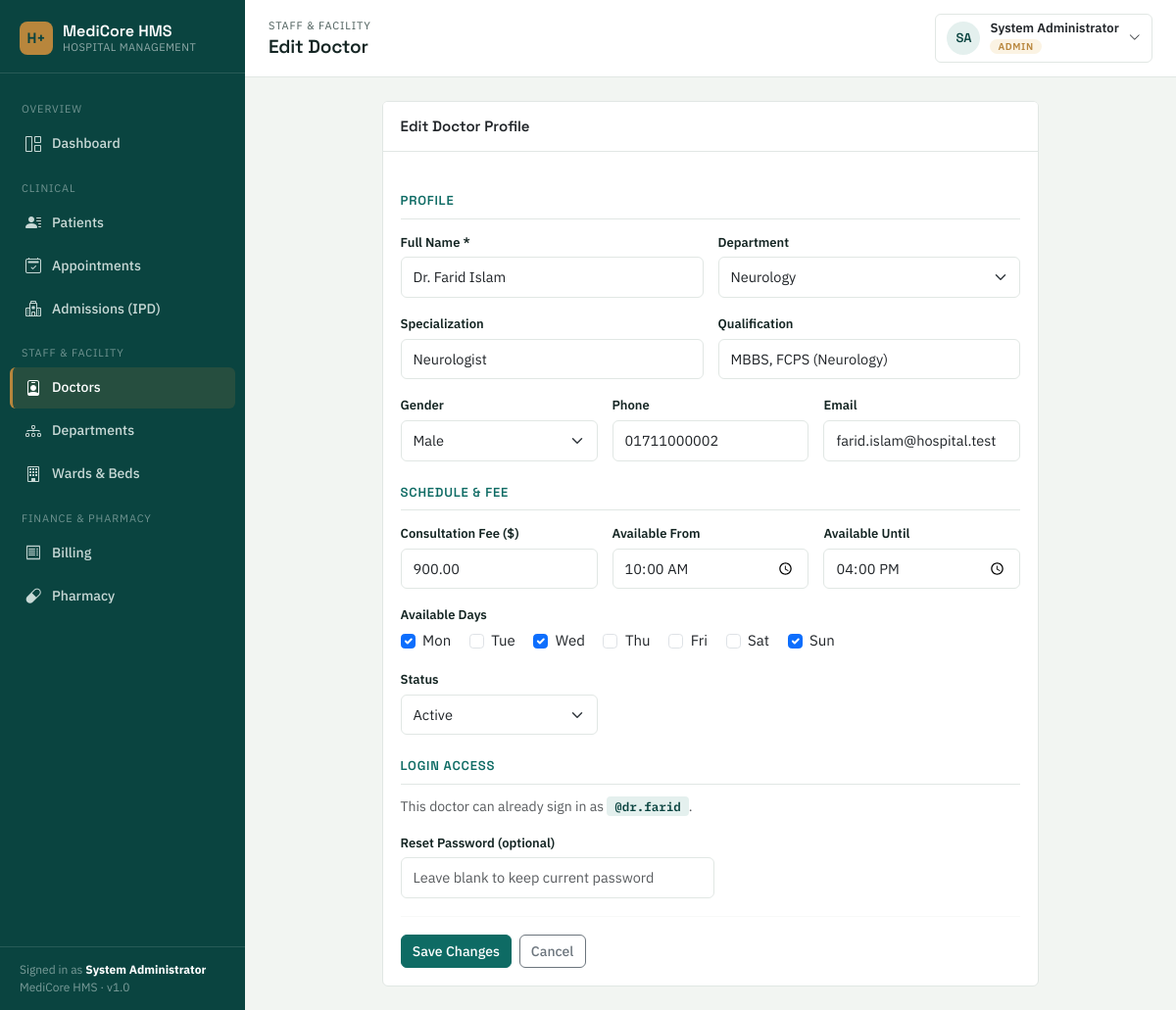
Screenshot of /doctors/form.php?id=2 (signed in) with the database file from the repository.
### tables this page shows
CREATE TABLE doctors (
    id INT AUTO_INCREMENT PRIMARY KEY,
    user_id INT NULL,
    name VARCHAR(100) NOT NULL,
    department_id INT NULL,
    specialization VARCHAR(100),
    qualification VARCHAR(150),
    gender ENUM('Male','Female','Other') DEFAULT 'Other',
    phone VARCHAR(20),
    email VARCHAR(100),
    consultation_fee DECIMAL(10,2) DEFAULT 0,
    available_days VARCHAR(100),
    available_time VARCHAR(100),
    status ENUM('active','inactive') DEFAULT 'active',
    created_at TIMESTAMP DEFAULT CURRENT_TIMESTAMP,
    FOREIGN KEY (department_id) REFERENCES departments(id) ON DELETE SET NULL,
    FOREIGN KEY (user_id) REFERENCES users(id) ON DELETE SET NULL
);

CREATE TABLE departments (
    id INT AUTO_INCREMENT PRIMARY KEY,
    name VARCHAR(100) NOT NULL,
    description TEXT,
    created_at TIMESTAMP DEFAULT CURRENT_TIMESTAMP
);

CREATE TABLE users (
    id INT AUTO_INCREMENT PRIMARY KEY,
    username VARCHAR(50) NOT NULL UNIQUE,
    password VARCHAR(255) NOT NULL,
    full_name VARCHAR(100) NOT NULL,
    email VARCHAR(100),
    phone VARCHAR(20),
    role ENUM('admin','doctor','receptionist') NOT NULL DEFAULT 'receptionist',
    status ENUM('active','inactive') NOT NULL DEFAULT 'active',
    created_at TIMESTAMP DEFAULT CURRENT_TIMESTAMP
);

### includes/functions.php (called while the page is built, shortened)
<?php
function sanitize($data) {
    return htmlspecialchars(trim($data ?? ''), ENT_QUOTES, 'UTF-8');
}

### doctors/form.php (the view, shortened to what this page needs)
<?php
require_once '../config/database.php';
require_once '../includes/functions.php';
$id = isset($_GET['id']) ? (int)$_GET['id'] : 0;
$isEdit = $id > 0;
$doctor = [
    'name' => '', 'department_id' => '', 'specialization' => '', 'qualification' => '',
    'gender' => 'Male', 'phone' => '', 'email' => '', 'consultation_fee' => '',
    'available_days' => '', 'available_time' => '09:00-17:00', 'status' => 'active', 'user_id' => null,
];
$linkedUsername = null;
if ($isEdit) {
    $stmt = $pdo->prepare("SELECT * FROM doctors WHERE id = ?");
    $stmt->execute([$id]);
    $doctor = $stmt->fetch();
    if ($doctor['user_id']) {
        $u = $pdo->prepare("SELECT username FROM users WHERE id = ?");
        $u->execute([$doctor['user_id']]);
        $linkedUsername = $u->fetchColumn();
    }
}
$selectedDays = $doctor['available_days'] ? explode(',', $doctor['available_days']) : [];
[$timeStart, $timeEnd] = array_pad(explode('-', $doctor['available_time'] ?: '09:00-17:00'), 2, '');
$departments = $pdo->query("SELECT * FROM departments ORDER BY name")->fetchAll();
$dayOptions = ['Mon','Tue','Wed','Thu','Fri','Sat','Sun'];
require_once '../includes/header.php';
?>
<div class="row justify-content-center">
<div class="col-lg-9">
<div class="card">
    <div class="card-header"><?= $isEdit ? 'Edit Doctor Profile' : 'New Doctor' ?></div>
    <div class="card-body">
        <form method="POST">
            <div class="form-section-title">Profile</div>
            <div class="row g-3">
                <div class="col-md-6">
                    <label class="form-label">Full Name *</label>
                    <input type="text" name="name" class="form-control" required value="<?= sanitize($doctor['name']) ?>" placeholder="e.g. Dr. John Smith">
                </div>
                <div class="col-md-6">
                    <label class="form-label">Department</label>
                    <select name="department_id" class="form-select">
                        <?php foreach ($departments as $d): ?>
                            <option value="<?= $d['id'] ?>" <?= (int)$doctor['department_id'] === (int)$d['id'] ? 'selected' : '' ?>><?= sanitize($d['name']) ?></option>
                        <?php endforeach; ?>
                    </select>
                </div>
                <div class="col-md-6">
                    <label class="form-label">Specialization</label>
                    <input type="text" name="specialization" class="form-control" value="<?= sanitize($doctor['specialization']) ?>" placeholder="e.g. Interventional Cardiologist">
                </div>
                <div class="col-md-6">
                    <label class="form-label">Qualification</label>
                    <input type="text" name="qualification" class="form-control" value="<?= sanitize($doctor['qualification']) ?>" placeholder="e.g. MBBS, MD">
                </div>
                <div class="col-md-4">
                    <label class="form-label">Gender</label>
                    <select name="gender" class="form-select">
                        <?php foreach (['Male','Female','Other'] as $g): ?>
                            <option value="<?= $g ?>" <?= $doctor['gender'] === $g ? 'selected' : '' ?>><?= $g ?></option>
                        <?php endforeach; ?>
                    </select>
                </div>
                <div class="col-md-4">
                    <label class="form-label">Phone</label>
                    <input type="text" name="phone" class="form-control" value="<?= sanitize($doctor['phone']) ?>">
                </div>
                <div class="col-md-4">
                    <label class="form-label">Email</label>
                    <input type="email" name="email" class="form-control" value="<?= sanitize($doctor['email']) ?>">
                </div>
            </div>
            <div class="form-section-title">Schedule &amp; Fee</div>
            <div class="row g-3">
                <div class="col-md-4">
                    <label class="form-label">Consultation Fee ($)</label>
                    <input type="number" step="0.01" min="0" name="consultation_fee" class="form-control" value="<?= sanitize((string)$doctor['consultation_fee']) ?>">
                </div>
                <div class="col-md-4">
                    <label class="form-label">Available From</label>
                    <input type="time" name="time_start" class="form-control" value="<?= sanitize($timeStart) ?>">
                </div>
                <div class="col-md-4">
                    <label class="form-label">Available Until</label>
                    <input type="time" name="time_end" class="form-control" value="<?= sanitize($timeEnd) ?>">
                </div>
                <div class="col-12">
                    <label class="form-label">Available Days</label><br>
                    <?php foreach ($dayOptions as $day): ?>
                        <div class="form-check form-check-inline">
                            <input class="form-check-input" type="checkbox" name="days[]" value="<?= $day ?>" id="day_<?= $day ?>" <?= in_array($day, $selectedDays) ? 'checked' : '' ?>>
                            <label class="form-check-label" for="day_<?= $day ?>"><?= $day ?></label>
                        </div>
                    <?php endforeach; ?>
                </div>
                <?php if ($isEdit): ?>
                <div class="col-md-4">
                    <label class="form-label">Status</label>
                    <select name="status" class="form-select">
                        <option value="active" <?= $doctor['status']==='active'?'selected':'' ?>>Active</option>
                    </select>
                </div>
                <?php endif; ?>
            </div>
            <div class="form-section-title">Login Access</div>
            <?php if ($isEdit && $linkedUsername): ?>
                <p class="text-muted" style="font-size:14px;">This doctor can already sign in as <span class="patient-code-chip">@<?= sanitize($linkedUsername) ?></span>.</p>
                <div class="mb-3">
                    <label class="form-label">Reset Password (optional)</label>
                    <input type="password" name="password" class="form-control" placeholder="Leave blank to keep current password" style="max-width:320px;">
                </div>
            <?php elseif ($isEdit && !$linkedUsername): ?>
                <p class="text-muted" style="font-size:14px;">No login account is linked to this doctor yet. Login accounts can only be created when adding a new doctor.</p>
            <?php endif; ?>
            <hr class="hairline-divider">
            <div class="d-flex gap-2">
                <button class="btn btn-primary"><?= $isEdit ? 'Save Changes' : 'Add Doctor' ?></button>
                <a href="list.php" class="btn btn-outline-secondary">Cancel</a>
            </div>
        </form>
    </div>
</div>
</div>
</div>
<?php require_once '../includes/footer.php'; ?>

### assets/css/style.css (style rules this page uses)
:root { --ink: #142523; --ink-soft: #4B5D5A; --paper: #F2F5F2; --surface: #FFFFFF; --primary: #0E6B64; --primary-deep: #0A4440; --primary-tint: #E4F0EE; --accent-gold: #B8863C; --accent-gold-tint: #FBF3E3; --danger: #B3261E; --danger-tint: #FBEAE9; --success: #3F7D58; --success-tint: #EAF4EC; --warning: #B8863C; --warning-tint: #FBF3E3; --line: #E1E7E4; --radius: 6px; --shadow-sm: 0 1px 2px rgba(20, 37, 35, 0.06); }
* { box-sizing: border-box; }
html, body { background: var(--paper); color: var(--ink); font-family: 'IBM Plex Sans', -apple-system, BlinkMacSystemFont, sans-serif; font-size: 15px; }
a { color: var(--primary); text-decoration: none; }
.card { background: var(--surface); border: 1px solid var(--line); border-radius: var(--radius); box-shadow: none; }
.card-header { background: var(--surface); border-bottom: 1px solid var(--line); font-family: 'Space Grotesk', sans-serif; font-weight: 600; padding: 14px 18px; }
.card-body { padding: 18px; }
.btn { border-radius: var(--radius); font-weight: 500; font-size: 14px; }
.btn-primary { background: var(--primary); border-color: var(--primary); }
.form-label { font-size: 13px; font-weight: 600; color: var(--ink); margin-bottom: 5px; }
.form-control, .form-select { border-color: var(--line); border-radius: var(--radius); font-size: 14.5px; padding: 9px 12px; }
.form-section-title { font-family: 'Space Grotesk', sans-serif; font-size: 13px; text-transform: uppercase; letter-spacing: 0.06em; color: var(--primary); font-weight: 600; margin: 22px 0 12px; padding-bottom: 8px; border-bottom: 1px solid var(--line); }
.hairline-divider { border: none; border-top: 1px solid var(--line); margin: 18px 0; }
.patient-code-chip, .bill-no-chip { font-family: 'IBM Plex Mono', monospace; font-weight: 600; font-size: 12.5px; background: var(--primary-tint); color: var(--primary-deep); padding: 2px 8px; border-radius: 4px; }

### rows the page displays
doctors: name "Dr. Farid Islam", department_id "Neurology", specialization "Neurologist", qualification "MBBS, FCPS (Neurology)", gender "Male", phone "01711000002", email "farid.islam@hospital.test", consultation_fee "900.00", available_days "☑", status "Active"
users: username "dr.farid"

### other values shown
$__u['full_name'] "System Administrator"
$pageEyebrow "STAFF & FACILITY"
$pageTitle "Edit Doctor"
$__initials "SA"
$__u['role'] "ADMIN"
$day "Mon"
$day "Tue"
$day "Wed"
$day "Thu"
$day "Fri"
$day "Sat"
$day "Sun"
